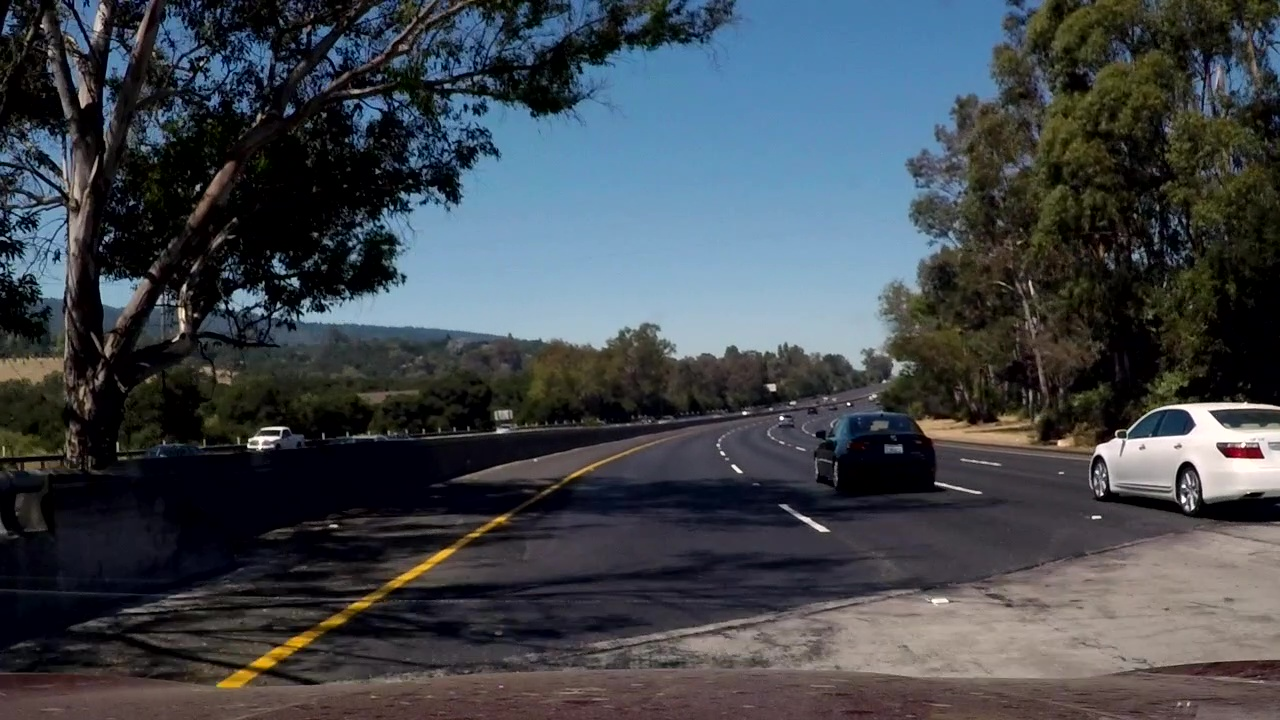
#> input picture CarND-LaneLines-P1/test_images/vlcsnap-2020-01-06-02h40m50s838.jpg, 1280 x 720 px
$ jupyter execute --allow-errors P1.ipynb   (shell and % lines are left out)
#> lines starting #> are read from the running program, lines starting #| are printed output that depends on the picture; after the words box and inside, x2 and y2 are one past the last pixel; in counts of white or black regions, pixels touching at a corner belong together
### CarND-LaneLines-P1/helper.py
#!/usr/bin/env python3
# -*- coding: utf-8 -*-
"""
Created on Sat Jan 18 23:46:05 2020

@author: y56
"""

import matplotlib.pyplot as plt
import matplotlib.image as mpimg
import numpy as np
import cv2

def adjust_gamma(image, gamma=1.0):
    invGamma = 1.0 / gamma
    table = np.array([((i / 255.0) ** invGamma) * 255
        for i in np.arange(0, 256)]).astype("uint8")

    # apply gamma correction using the lookup table
    return cv2.LUT(image, table)

def grayscale(img):
    """Applies the Grayscale transform
    This will return an image with only one color channel
    but NOTE: to see the returned image as grayscale
    (assuming your grayscaled image is called 'gray')
    you should call plt.imshow(gray, cmap='gray')"""
    return cv2.cvtColor(img, cv2.COLOR_RGB2GRAY)
    # Or use BGR2GRAY if you read an image with cv2.imread()
    # return cv2.cvtColor(img, cv2.COLOR_BGR2GRAY)

def to_hls(img):
    return cv2.cvtColor(img, cv2.COLOR_RGB2HLS)

def to_hsv(img):
    return cv2.cvtColor(img, cv2.COLOR_RGB2HSV)

def isolate_color_mask(img, low_thresh, high_thresh):
    assert(low_thresh.all() >=0  and low_thresh.all() <=255)
    assert(high_thresh.all() >=0 and high_thresh.all() <=255)
    return cv2.inRange(img, low_thresh, high_thresh)

def canny(img, low_threshold, high_threshold):
    """Applies the Canny transform"""
    return cv2.Canny(img, low_threshold, high_threshold)


def gaussian_blur(img, kernel_size):
    """Applies a Gaussian Noise kernel"""
    return cv2.GaussianBlur(img, (kernel_size, kernel_size), 0)

# [24 lines left out: function region_of_interest, not called in this run]


def draw_lines(img, lines, color=[255, 0, 0], thickness=2):
    """
    NOTE: this is the function you might want to use as a starting point once you want to
    average/extrapolate the line segments you detect to map out the full
    extent of the lane (going from the result shown in raw-lines-example.mp4
    to that shown in P1_example.mp4).

    Think about things like separating line segments by their
    slope ((y2-y1)/(x2-x1)) to decide which segments are part of the left
    line vs. the right line.  Then, you can average the position of each of
    the lines and extrapolate to the top and bottom of the lane.

    This function draws `lines` with `color` and `thickness`.
    Lines are drawn on the image inplace (mutates the image).
    If you want to make the lines semi-transparent, think about combining
    this function with the weighted_img() function below
    """
    for line in lines:
        for x1,y1,x2,y2 in line:
            cv2.line(img, (x1, y1), (x2, y2), color, thickness)

def hough_lines(img, rho, theta, threshold, min_line_len, max_line_gap):
    """
    `img` should be the output of a Canny transform.

    Returns an image with hough lines drawn.
    """
    lines = cv2.HoughLinesP(img, rho, theta, threshold, np.array([]), minLineLength=min_line_len, maxLineGap=max_line_gap)
    line_img = np.zeros((img.shape[0], img.shape[1], 3), dtype=np.uint8)
    draw_lines(line_img, lines)
    return line_img

# [13 lines left out: function weighted_img, not called in this run]

### CarND-LaneLines-P1/P1.ipynb
# Self-Driving Car Engineer Nanodegree

## Project: **Finding Lane Lines on the Road**
***
In this project, you will use the tools you learned about in the lesson to identify lane lines on the road.  You can develop your pipeline on a series of individual images, and later apply the result to a video stream (really just a series of images). Check out the video clip "raw-lines-example.mp4" (also contained in this repository) to see what the output should look like after using the helper functions below.

Once you have a result that looks roughly like "raw-lines-example.mp4", you'll need to get creative and try to average and/or extrapolate the line segments you've detected to map out the full extent of the lane lines.  You can see an example of the result you're going for in the video "P1_example.mp4".  Ultimately, you would like to draw just one line for the left side of the lane, and one for the right.

In addition to implementing code, there is a brief writeup to complete. The writeup should be completed in a separate file, which can be either a markdown file or a pdf document. There is a [write up template](https://github.com/udacity/CarND-LaneLines-P1/blob/master/writeup_template.md) that can be used to guide the writing process. Completing both the code in the Ipython notebook and the writeup template will cover all of the [rubric points](https://review.udacity.com/#!/rubrics/322/view) for this project.

---
Let's have a look at our first image called 'test_images/solidWhiteRight.jpg'.  Run the 2 cells below (hit Shift-Enter or the "play" button above) to display the image.

**Note: If, at any point, you encounter frozen display windows or other confounding issues, you can always start again with a clean slate by going to the "Kernel" menu above and selecting "Restart & Clear Output".**

---

**The tools you have are color selection, region of interest selection, grayscaling, Gaussian smoothing, Canny Edge Detection and Hough Tranform line detection.  You  are also free to explore and try other techniques that were not presented in the lesson.  Your goal is piece together a pipeline to detect the line segments in the image, then average/extrapolate them and draw them onto the image for display (as below).  Once you have a working pipeline, try it out on the video stream below.**

---

<figure>

 <figcaption>
 <p></p>
 <p style="text-align: center;"> Your output should look something like this (above) after detecting line segments using the helper functions below </p>
 </figcaption>
</figure>
 <p></p>
<figure>

 <figcaption>
 <p></p>
 <p style="text-align: center;"> Your goal is to connect/average/extrapolate line segments to get output like this</p>
 </figcaption>
</figure>

**Run the cell below to import some packages.  If you get an `import error` for a package you've already installed, try changing your kernel (select the Kernel menu above --> Change Kernel).  Still have problems?  Try relaunching Jupyter Notebook from the terminal prompt.  Also, consult the forums for more troubleshooting tips.**

## Import Packages

[cell 1]
#importing some useful packages
import matplotlib.pyplot as plt
import matplotlib.image as mpimg
import numpy as np
import cv2
import helper
from scipy.optimize import curve_fit

## Read in an Image

[cell 2]
#reading in an image
image = mpimg.imread('test_images/vlcsnap-2020-01-06-02h40m50s838.jpg')
#> image is the input picture: shape (720, 1280, 3); mean R, G, B 64.3, 70, 75.9

#printing out some stats and plotting
print('This image is:', type(image), 'with dimensions:', image.shape)
#| This image is: <class 'numpy.ndarray'> with dimensions: (720, 1280, 3)
plt.imshow(image)  # if you wanted to show a single color channel image called 'gray', for example, call as plt.imshow(gray, cmap='gray')

## Ideas for Lane Detection Pipeline

**Some OpenCV functions (beyond those introduced in the lesson) that might be useful for this project are:**

`cv2.inRange()` for color selection
`cv2.fillPoly()` for regions selection
`cv2.line()` to draw lines on an image given endpoints
`cv2.addWeighted()` to coadd / overlay two images
`cv2.cvtColor()` to grayscale or change color
`cv2.imwrite()` to output images to file
`cv2.bitwise_and()` to apply a mask to an image

**Check out the OpenCV documentation to learn about these and discover even more awesome functionality!**

## Helper Functions

Below are some helper functions to help get you started. They should look familiar from the lesson!

## Test Images

Build your pipeline to work on the images in the directory "test_images"
**You should make sure your pipeline works well on these images before you try the videos.**

[cell 3]
import os
os.listdir("test_images/")

## Build a Lane Finding Pipeline

Build the pipeline and run your solution on all test_images. Make copies into the `test_images_output` directory, and you can use the images in your writeup report.

Try tuning the various parameters, especially the low and high Canny thresholds as well as the Hough lines parameters.

### Grayscale

[cell 4]
gray_img = cv2.cvtColor(image,cv2.COLOR_RGB2GRAY)
plt.imshow(helper.grayscale(image), cmap = 'gray')

### Gamma correction
Do gamma correction with gamma=0.5 to (relatively) enhance the contract of grauscal.

[cell 5]
darkened_img = helper.adjust_gamma(gray_img, 0.5)

gray = cv2.cvtColor(image,cv2.COLOR_RGB2GRAY)
plt.title('gray')
plt.imshow(gray, cmap='gray')
gamma05 = helper.adjust_gamma(gray, 0.5)
plt.figure()
plt.title('gamma 0.5')
plt.imshow(gamma05, cmap='gray')
gamma05 = helper.adjust_gamma(gray, 2)
plt.figure()
plt.title('gamma 2')
plt.imshow(gamma05, cmap='gray')

### Selection by HLS
The image in HLS representaion.
ref: https://github.com/nachiket273/Self_Driving_Car/blob/master/CarND-LaneLines-P1/P1.ipynb

[cell 6]
hls = helper.to_hls(image)
plt.figure()
plt.title("hls h")
plt.imshow(hls[:,:,0], cmap='gray')
plt.figure()
plt.title("hls l")
plt.imshow(hls[:,:,1], cmap='gray')
plt.figure()
plt.title("hls s")
plt.imshow(hls[:,:,2], cmap='gray')

white_mask = helper.isolate_color_mask(helper.to_hls(image),
                                    np.array([0, 200, 0], dtype=np.uint8),
                                    np.array([200, 255, 255], dtype=np.uint8))
#> in isolate_color_mask, `return cv2.inRange(img, low_thresh, high_thresh)`:
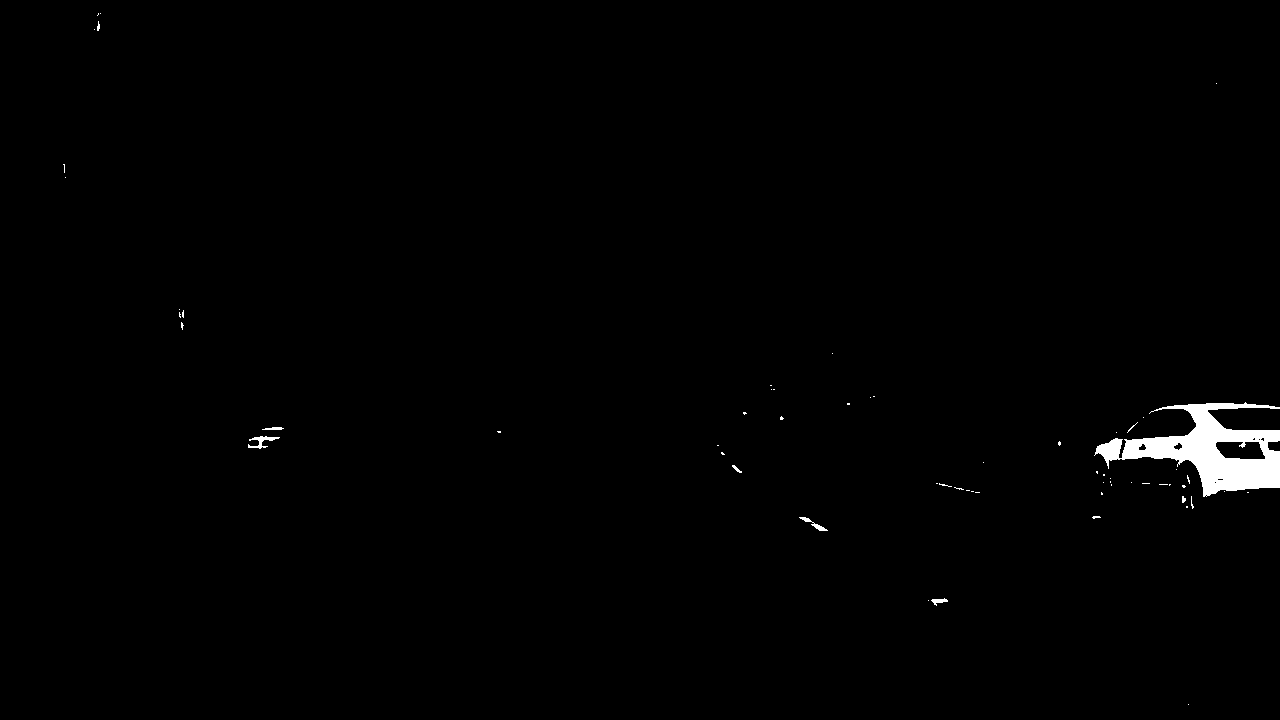
#> returned value: shape (720, 1280); 0.86% white; 62 white regions (54 under 20 px), largest, box (x1, y1, x2, y2) and area: (1094, 402, 1280, 497) 7214, (248, 436, 280, 449) 155, (799, 517, 828, 531) 100
yellow_mask = helper.isolate_color_mask(helper.to_hls(image),
                                 np.array([10, 0, 100], dtype=np.uint8),
                                 np.array([40, 255, 255], dtype=np.uint8))
color_selection_mask = cv2.bitwise_or(white_mask, yellow_mask)
color_selected_img = cv2.bitwise_and(darkened_img, color_selection_mask)

white_mask_check_h = helper.isolate_color_mask(helper.to_hls(image), np.array([0, 0, 0], dtype=np.uint8), np.array([200, 255, 255], dtype=np.uint8))
white_mask_check_l = helper.isolate_color_mask(helper.to_hls(image), np.array([0, 200, 0], dtype=np.uint8), np.array([255, 255, 255], dtype=np.uint8))

yellow_mask_check_h = helper.isolate_color_mask(helper.to_hls(image), np.array([10, 0, 0], dtype=np.uint8), np.array([40, 255, 255], dtype=np.uint8))
yellow_mask_check_s = helper.isolate_color_mask(helper.to_hls(image), np.array([0, 0, 100], dtype=np.uint8), np.array([255, 255, 255], dtype=np.uint8))
#> in isolate_color_mask (call 6), `return cv2.inRange(img, low_thresh, high_thresh)`:
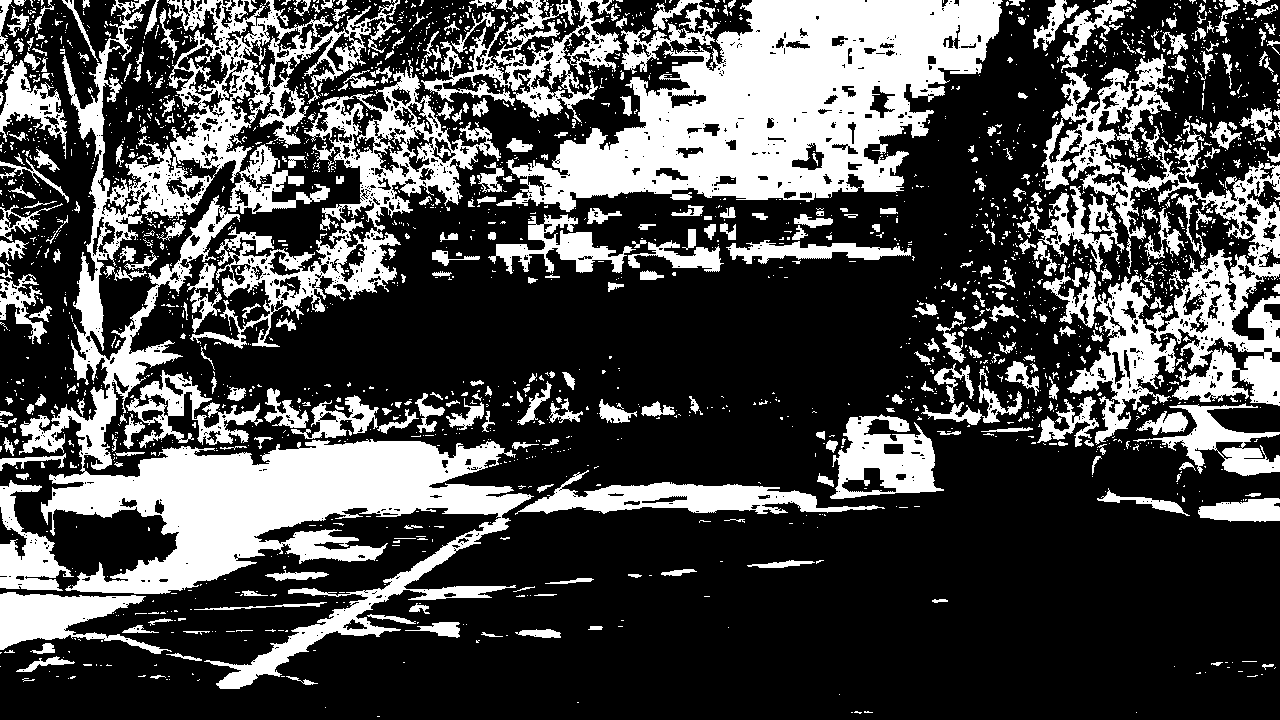
#> returned value: shape (720, 1280); 29.7% white; 2415 white regions (2038 under 20 px), largest, box (x1, y1, x2, y2) and area: (19, 0, 534, 689) 75166, (496, 0, 1003, 212) 55687, (1041, 54, 1280, 445) 27512

plt.figure()
plt.title("color_selected_img")
plt.imshow(color_selected_img, cmap='gray')

plt.figure()
plt.title("white_mask_check_h")
plt.imshow(white_mask_check_h, cmap='gray')
plt.figure()
plt.title("white_mask_check_l")
plt.imshow(white_mask_check_l, cmap='gray')
plt.figure()
plt.title("yellow_mask_check_h")
plt.imshow(yellow_mask_check_h, cmap='gray')
plt.figure()
plt.title("yellow_mask_check_s")
plt.imshow(yellow_mask_check_s, cmap='gray')
plt.figure()
plt.title("white_mask")
plt.imshow(white_mask, cmap='gray')
plt.figure()
plt.title("white_mask")
plt.imshow(yellow_mask, cmap='gray')
plt.figure()
plt.title("cv2.bitwise_or(white_mask, yellow_mask)")
plt.imshow(cv2.bitwise_or(white_mask, yellow_mask), cmap='gray')
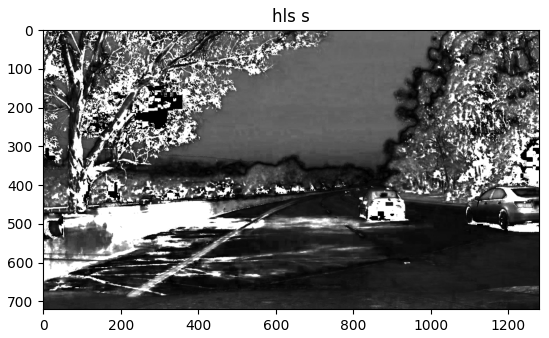
#> figure drawn by matplotlib, 1 panel

### Gaussian Blur

[cell 7]
blur_img = cv2.GaussianBlur(color_selected_img,(5, 5),0)
plt.figure(); plt.title("Gaussian Blur"); plt.imshow(color_selected_img, cmap='gray')

### Canny Edge

[cell 8]
edge_points = helper.canny(blur_img, 10 , 10)
plt.figure(); plt.title("Canny Edge"); plt.imshow(edge_points,cmap='gray')

[cell 9]
blur_img = cv2.GaussianBlur(color_selected_img,(5, 5),0)
plt.figure(); plt.title("Gaussian Blur"); plt.imshow(color_selected_img, cmap='gray')

### Area Selection

[cell 10]
imshape = image.shape
vertices = np.array([[(100/960*imshape[1], imshape[0] * 0.9999),
                      (445/960*imshape[1], 320/540*imshape[0]),
                      (520/960*imshape[1], 320/540*imshape[0]),
                      ((960-30)/960*imshape[1], imshape[0] * 0.9999)]], dtype=np.int32)
plt.figure()
plt.title("Area Selection")
plt.imshow(image)
x = [vertices[0][0][0], vertices[0][1][0], vertices[0][2][0],
     vertices[0][3][0], vertices[0][0][0]]
y = [vertices[0][0][1], vertices[0][1][1], vertices[0][2][1],
     vertices[0][3][1], vertices[0][0][1]]
plt.plot(x, y, 'b--', lw=4)

area_selection_mask = np.zeros_like(edge_points)
cv2.fillPoly(area_selection_mask, vertices, 255)
masked_edges = cv2.bitwise_and(edge_points, area_selection_mask)
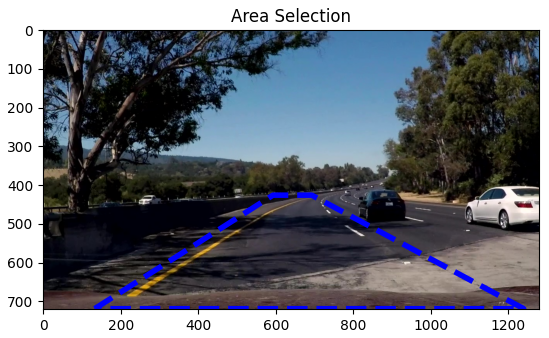
#> figure drawn by matplotlib, 1 panel

[cell 11]
edge_points = helper.canny(blur_img, 10 , 10)
plt.figure(); plt.title("Canny Edge"); plt.imshow(edge_points, cmap='gray')

### Hough Line Detection

[cell 12]
line_img = helper.hough_lines(masked_edges, 1, np.pi/360, 4, 12, 4)
#> in hough_lines, `lines = cv2.HoughLinesP(img, rho, theta, threshold, np.array([]), minL..`: lines = 32 rows, first 6: [391, 581, 418, 565], [403, 581, 421, 572], [270, 666, 305, 643], [932, 602, 945, 602], [408, 572, 425, 562], [425, 560, 440, 551]
#> the loop in draw_lines, `for line in lines:` made 32 passes
plt.figure(); plt.title("Hough Line Detection"); plt.imshow(line_img)

### Curve Fitting

[cell 13]
tmp_y, tmp_x, noneed = np.nonzero(line_img)
#> tmp_y = 2162 values from 464 to 689; tmp_x = 2162 values, max 946 at index 1351, min 216 at index 2099, mean 421.1; noneed = 2162 values from 0 to 0

vertical_cut = 490/960 * imshape[1]

x_left = tmp_x[tmp_x < vertical_cut]
#> x_left = 1979 values, max 600 at index 21, min 216 at index 1916, mean 382.2
y_left = tmp_y[tmp_x < vertical_cut]
#> y_left = 1979 values from 464 to 689

x_right = tmp_x[tmp_x >= vertical_cut]
#> x_right = 183 values, max 946 at index 168, min 800 at index 2, mean 842.4
y_right = tmp_y[tmp_x >= vertical_cut]
#> y_right = 183 values from 515 to 603

def line_func(x, m, b):
    return m*x+b

popt_left, pcov_left = curve_fit(line_func, x_left, y_left)
#> popt_left = [-0.595, 817.5]; pcov_left = [[9.95e-07, -0.00038], [-0.00038, 0.155]]
popt_right, pcov_right = curve_fit(line_func, x_right, y_right)
#> popt_right = [0.624, 15.95]; pcov_right = [[1.15e-05, -0.0097], [-0.0097, 8.21]]

whole_x = np.linspace(0,imshape[1],100)

whole_left_y = line_func(whole_x, *popt_left)
#> whole_left_y = 100 values, max 817.5 at index 0, min 55.89 at index 99, mean 436.7
whole_right_y = line_func(whole_x, *popt_right)
#> whole_right_y = 100 values from 15.95 to 815

whole_left_x = whole_x[(imshape[0]*0.6<=whole_left_y) & (whole_left_y<=imshape[0])]
#> whole_left_x = 38 values from 168.1 to 646.5
whole_right_x = whole_x[(imshape[0]*0.6<=whole_right_y) & (whole_right_y<=imshape[0])]
#> whole_right_x = 36 values from 672.3 to 1124.8

whole_left_y = whole_left_y[(imshape[0]*0.6<=whole_left_y) & (whole_left_y<imshape[0])]
#> whole_left_y = 38 values, max 717.5 at index 0, min 432.8 at index 37, mean 575.2
whole_right_y = whole_right_y[(imshape[0]*0.6<=whole_right_y) & (whole_right_y<imshape[0])]
#> whole_right_y = 36 values from 435.7 to 718.2

noneed = cv2.line(image,
         (int(whole_right_x[-1]), int(whole_right_y[-1])),
         (int(whole_right_x[0]), int(whole_right_y[0])),
         color=[255, 0, 0], thickness=2)
noneed = cv2.line(image,
            (int(whole_left_x[-1]), int(whole_left_y[-1])),
             (int(whole_left_x[0]), int(whole_left_y[0])),
             color=[0, 255, 0], thickness=2)
plt.figure()
plt.imshow(image)
